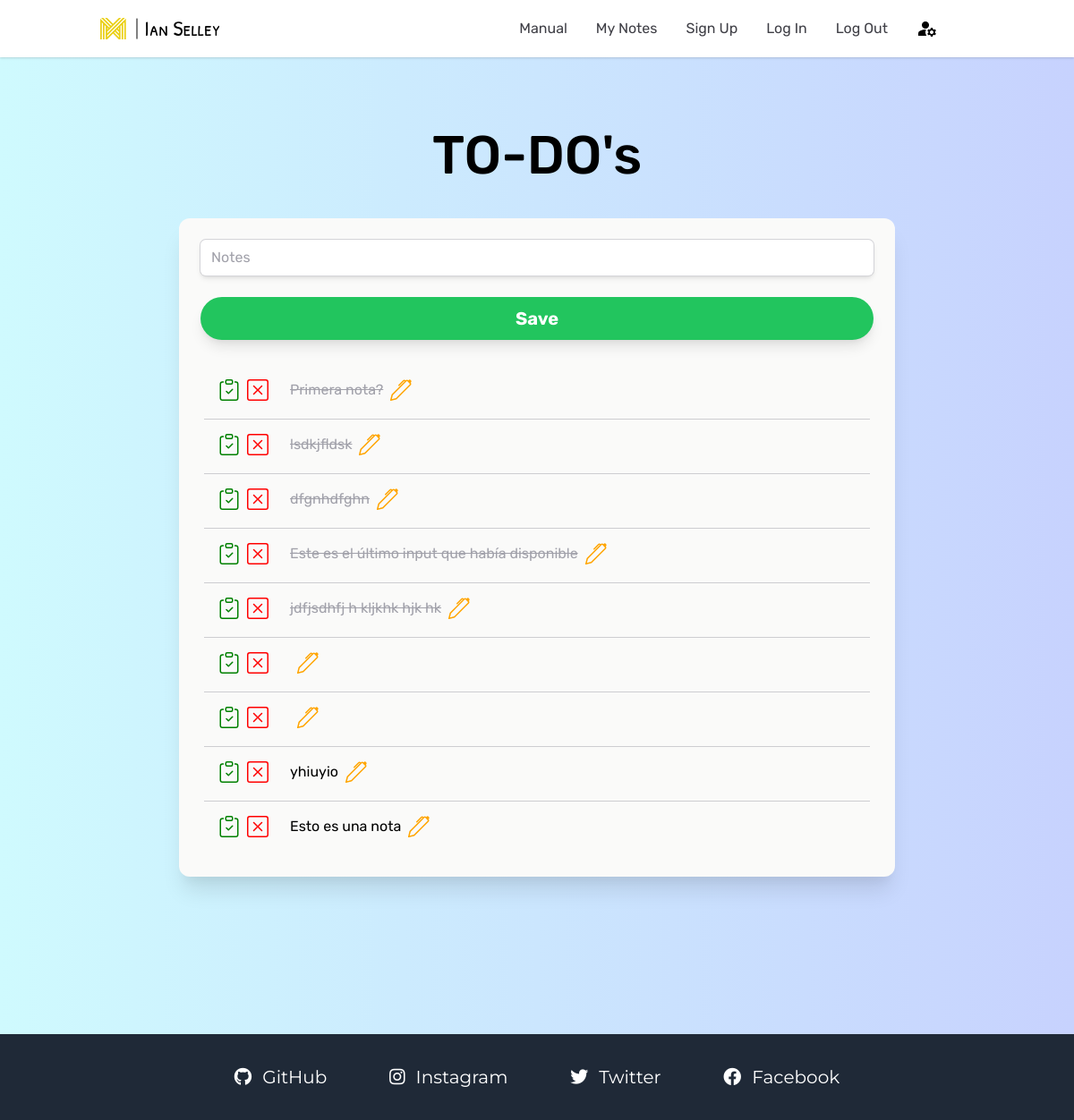
Page / (signed in) on the earlier database version.
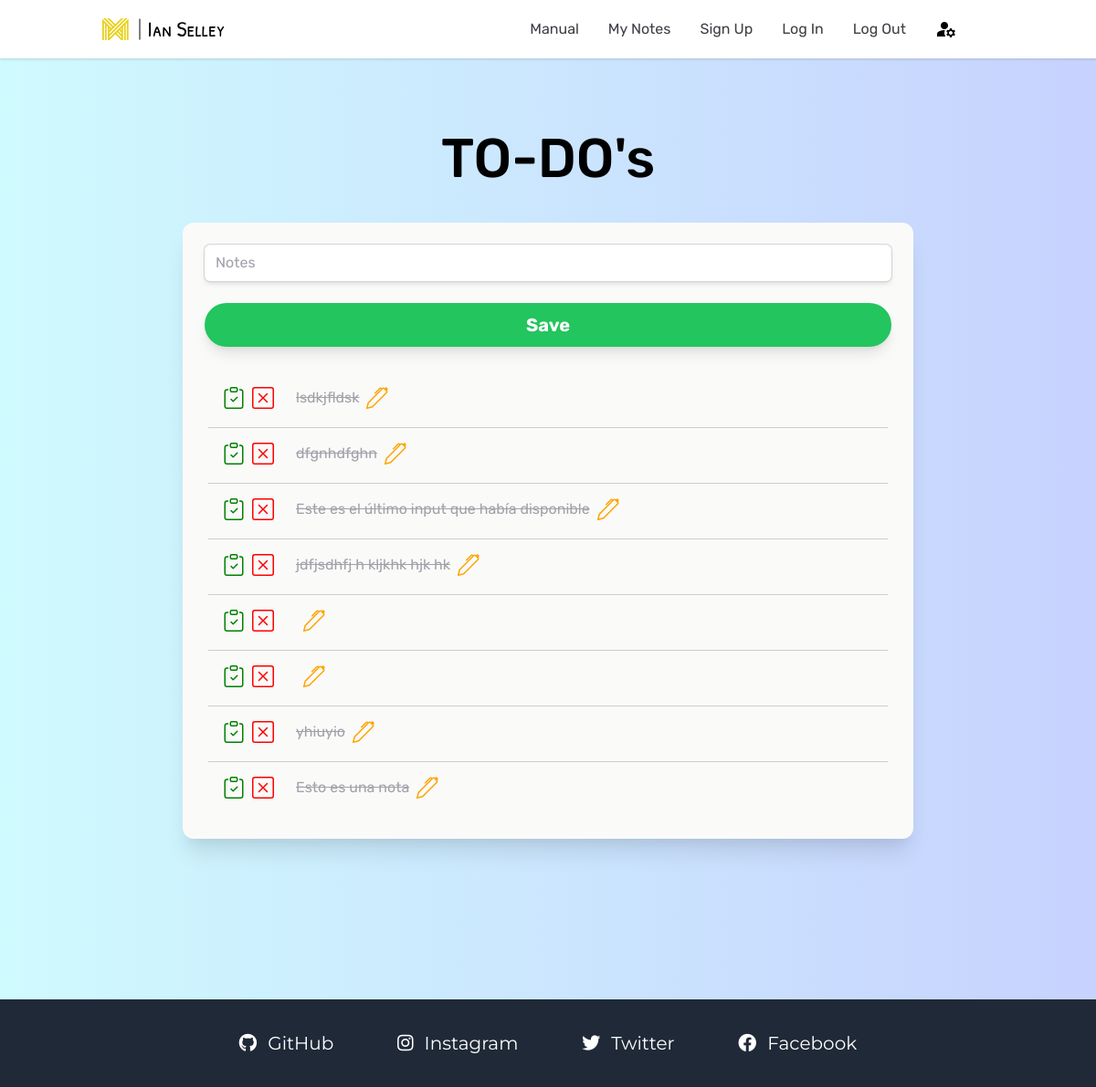
Same page on the later database version.
### website/models.py (models this page shows)
class Note(db.Model):
    __tablename__: str = 'note'
    id = Column(Integer, primary_key=True)
    content = Column(String(1000))
    date = Column(DateTime(timezone=True), default=datetime.now)
    complete = Column(Boolean, default=False)
    user_id = Column(Integer, ForeignKey('user.id'))

### website/views.py (the view)
@views.route('/', methods=['GET', 'POST'])
@login_required
def my_notes():
    if request.method == 'POST':
        content = request.form['note_content']
        new_note = Note(content=content, user_id=current_user.id)
        db.session.add(new_note)
        db.session.commit()
        flash('Note added successfully', category='success')
    return render_template('my_notes.html', user=current_user)

### website/__init__.py (called while the page is built)
def create_app():
    app = Flask(__name__)
    app.static_folder = 'static'
    app.config['SECRET_KEY'] = 'ian'
    app.config['SQLALCHEMY_TRACK_MODIFICATIONS'] = False
    app.config['SQLALCHEMY_DATABASE_URI'] = f'sqlite:///{DB_NAME}'
    db.init_app(app)
    login_manager = LoginManager()
    login_manager.init_app(app)
    login_manager.login_view = 'auth.login'
    from .views import views
    from .auth import auth
    app.register_blueprint(views, url_prefix="/")
    app.register_blueprint(auth, url_prefix="/")
    from .models import User, Note
    create_db(app)
    @login_manager.user_loader
    def user_loader(id):
        return User.query.get(int(id))
    return app

### website/templates/my_notes.html (shortened to what this page needs)
{% extends "base.html" %}
{% block content %}
<h1 class="text-center text-6xl font-medium">TO-DO's</h1>
<div class="flex justify-center">
    <div class="w-2/3 card p-6 mt-10 mb-44">
        <form class="" method="POST">
            <input class="w-full" type="text" name="note_content" placeholder="Notes" autocomplete="off" autofocus>
            <button type="submit"
                class="my-6 w-full h-12 bg-green-500 rounded-full text-white font-bold text-xl shadow-lg hover:shadow-xl hover:bg-current-300 transition-all duration-200 ease-in-out">Save</button>
        </form>
        <ul class="divide-y divide-gray-400 divide-opacity-50">
            {% for note in user.notes %}
            <li class="m-1 p-4">
                <div class="flex items-center">
                    <div class="mr-3 flex flex-nowrap content-center">
                        <a href="/done/{{ note.id }}" class="mr-2">
                        </a>
                        <a href="/delete-note/{{ note.id }}" class="">
                        </a>
                    </div>
                    <div class="ml-3 flex items-center {% if note.complete == 1 %} complete {% endif %}"
                        id="text-plus-logo{{ note.id }}">
                        <span id="text{{ note.id }}">
                            {{ note.content }}
                        </span>
                        <button onclick="edit_note( '{{ note.id }}' )" class="ml-2">
                        </button>
                    </div>
                </div>
            </li>
            {% endfor %}
        </ul>
    </div>
</div>
{% endblock content %}

### website/templates/base.html (shortened to what this page needs)
<!DOCTYPE html>
<html lang="es">
<head>
    <link rel="stylesheet" type="text/css" href="{{url_for('static', filename='main.css')}}">
    <link rel="stylesheet" href="https://cdnjs.cloudflare.com/ajax/libs/font-awesome/5.13.0/css/all.min.css">
</head>
<body class="bg-gradient-to-r from-cyan-100 to-indigo-200 bg-rotate-45 font-rubik min-h-screen flex flex-col">
    <nav class="h-16 flex content-center bg-white shadow sticky top-0 z-5 dark:bg-gray-800">
        <div class="container px-6 py-3 mx-auto md:flex md:justify-between md:items-center">
            <div class="flex items-center justify-between">
            </div>
            <div class="items-center md:flex">
                <div class="flex flex-col md:flex-row md:mx-6">
                    <a class="my-1 text-gray-700 dark:text-gray-200 hover:text-indigo-500 dark:hover:text-indigo-400 md:mx-4 md:my-0"
                        href="/manual">Manual</a>
                    <a class="my-1 text-gray-700 dark:text-gray-200 hover:text-indigo-500 dark:hover:text-indigo-400 md:mx-4 md:my-0"
                        href="/">My Notes</a>
                    <a class="my-1 text-gray-700 dark:text-gray-200 hover:text-indigo-500 dark:hover:text-indigo-400 md:mx-4 md:my-0"
                        href="/sign-up">Sign Up</a>
                    <a class="my-1 text-gray-700 dark:text-gray-200 hover:text-indigo-500 dark:hover:text-indigo-400 md:mx-4 md:my-0"
                        href="login">Log In</a>
                    <a class="my-1 text-gray-700 dark:text-gray-200 hover:text-indigo-500 dark:hover:text-indigo-400 md:mx-4 md:my-0"
                        href="logout">Log Out</a>
                    <button class="material-icons mx-4 hover:text-indigo-500">manage_accounts</button>
                </div>
            </div>
        </div>
    </nav>
    <div>{% block content %}{% endblock content %}</div>
    <footer
        class="px-48 bg-coolGray-800 h-24 mt-auto flex justify-evenly items-center text-white text-xl font-thin font-montserrat">
        <div>
            <a href="https://github.com/ianselley/" class="fab fa-github"><span>GitHub</span></a>
        </div>
        <div>
            <a href="https://www.instagram.com/ian_sm01/" class="fab fa-instagram"><span>Instagram</span></a>
        </div>
        <div>
            <a href="https://twitter.com/iansm2001/" class="fab fa-twitter"><span>Twitter</span></a>
        </div>
        <div>
            <a href="https://www.facebook.com/ian.selley.77/" class="fab fa-facebook"><span>Facebook</span></a>
        </div>
    </footer>
</body>
</html>

Differences in the rows shown:
removed Note: content "Primera nota?"
changed Note "yhiuyio": complete False → True (drawn)
changed Note "Esto es una nota": complete False → True (drawn)
